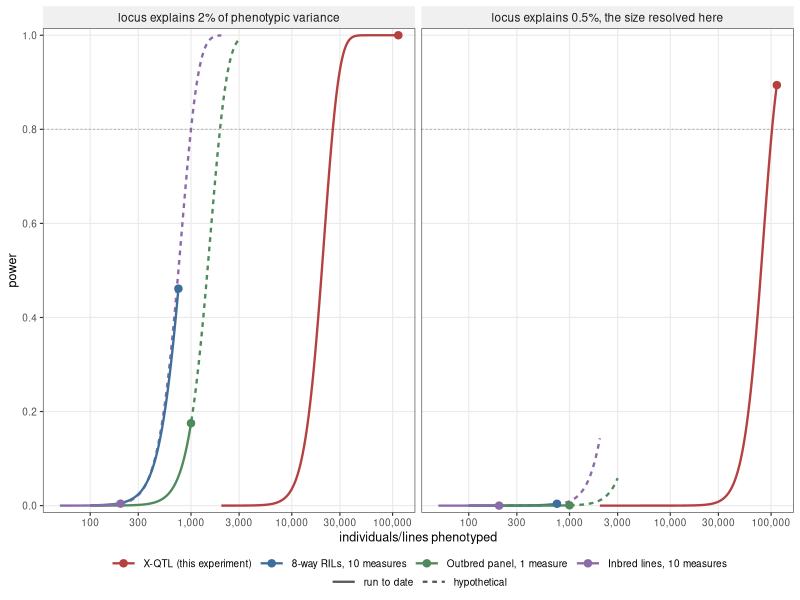

Reproduce this figure in R.
# make_FigS2.R -- power against experiment size, four designs.
#
#   Rscript temp_aging/make_FigS2.R
#
# THE POINT. X-QTL is much LESS efficient per fly than a design that genotypes
# and phenotypes individuals -- pooling and sequencing only the selected tail
# discards what a replicated line mean keeps. Its advantage is that screening
# flies for longevity is cheap and effectively unlimited, so the experiment can
# be two orders of magnitude larger. Each curve therefore stops where that
# design realistically stops:
#
#   solid  = the size these experiments are actually run at
#   dotted = HYPOTHETICAL extension -- nobody has run these, and the figure
#            labels them as such so it cannot be read as a claim that anyone
#            will measure 2,000 inbred lines or genotype 3,000 outbred flies
#     inbred lines  200 -> 2,000   rumoured extension of the panel
#     outbred      1000 -> 3,000   a guess; nothing supports a specific ceiling
#     8-way RILs   no extension    the panel is not expected to exceed 750
#     X-QTL        no extension    114,000 is this experiment, per treatment
#
# Two panels: a locus explaining 2% of individual phenotypic variance, and one
# explaining 0.5% -- the size this experiment actually resolves.
#
# Base population: Vp = 1, h2 = 50%, MAF 0.15 for the two SNP designs. Inbred
# lines and RILs are
# phenotyped 10 times each; inbreeding doubles both the locus variance and the
# unlinked background so those cancel, and the gain is replication cutting Ve.
#
# Thresholds are each design's own genome-wide bar: 0.05/1e6 for the SNP panels,
# 0.05/1e4 for the RIL linkage scan, and the paper's own LWP 7.5 for X-QTL --
# stricter than a Bonferroni over 268 tiles, so X-QTL is handicapped here.

suppressMessages(library(tidyverse))

OUT  <- "temp_aging/FigureS2_plot.png"
LOCI <- c("locus explains 2% of phenotypic variance"    = 0.02,
          "locus explains 0.5%, the size resolved here" = 0.005)
p    <- 0.15; q <- 1-p
Vp   <- 1; h2 <- 0.5; Vg <- h2*Vp; Ve <- Vp-Vg; r <- 10
P_SEL <- 0.05; ibar <- dnorm(qnorm(1-P_SEL))/P_SEL; k <- 2

thr1 <- qchisq(0.05/1e6, 1, lower.tail = FALSE)
thr7 <- qchisq(0.05/1e4, 7, lower.tail = FALSE)
thrX <- qchisq(10^-7.5,  7, lower.tail = FALSE)

# inbreeding doubles the locus variance AND the unlinked background, so those
# cancel in the ratio; the gain is replication cutting Ve
R2_line <- function(Q) { vl <- 2*Q; vb <- 2*(Vg-Q); vl/(vl + vb + Ve/r) }

pow_R2 <- function(n, R2, df, thr) pchisq(thr, df, ncp = n*R2/(1-R2), lower.tail = FALSE)
pow_X  <- function(N, Q, thr) pchisq(thr, 7, ncp = (N*P_SEL)*ibar^2*(100*Q)/(100*k),
                                     lower.tail = FALSE)
curve_for <- function(design, n, Q) switch(design,
  "Outbred panel, 1 measure"  = pow_R2(n, Q/Vp,       1, thr1),
  "Inbred lines, 10 measures" = pow_R2(n, R2_line(Q), 1, thr1),
  "8-way RILs, 10 measures"   = pow_R2(n, R2_line(Q), 7, thr7),
  "X-QTL (this experiment)"   = pow_X(n, Q, thrX))

SPEC <- tribble(
  ~design,                       ~lo,  ~run,   ~reach,
  "Outbred panel, 1 measure",     100,   1000,   3000,
  "Inbred lines, 10 measures",     50,    200,   2000,
  "8-way RILs, 10 measures",      100,    750,    750,
  "X-QTL (this experiment)",     2000, 114000, 114000)

grid <- function(a, b) exp(seq(log(a), log(b), length.out = 400))
d <- map_dfr(names(LOCI), function(lab) {
  Q <- LOCI[[lab]]
  pmap_dfr(SPEC, function(design, lo, run, reach) {
    nn <- sort(unique(c(grid(lo, reach), run)))
    pw <- curve_for(design, nn, Q)              # compute before tibble(), or the
    tibble(locus = lab, design = design, n = nn, power = pw,  # column masks the arg
           part = ifelse(nn <= run, "run", "reach"))
  })
})
pts <- map_dfr(names(LOCI), function(lab) {
  Q <- LOCI[[lab]]
  SPEC %>% transmute(locus = lab, design, n = run,
                     power = map2_dbl(design, run, ~curve_for(.x, .y, Q)))
})

cat("power at the size each design is actually run at:\n")
print(as.data.frame(pts %>% mutate(power = round(power, 4))), row.names = FALSE)

LEV <- c("X-QTL (this experiment)", "8-way RILs, 10 measures",
         "Outbred panel, 1 measure", "Inbred lines, 10 measures")
COL <- c("#B4413F", "#3D6E9C", "#4E8A5B", "#8A6BA8"); names(COL) <- LEV
d   <- d   %>% mutate(design = factor(design, levels = LEV),
                      locus  = factor(locus,  levels = names(LOCI)))
pts <- pts %>% mutate(design = factor(design, levels = LEV),
                      locus  = factor(locus,  levels = names(LOCI)))

g <- ggplot(d, aes(n, power, colour = design)) +
  geom_hline(yintercept = 0.8, linewidth = 0.3, colour = "grey65", linetype = "22") +
  geom_line(aes(linetype = part, group = interaction(design, part)), linewidth = 0.8) +
  geom_point(data = pts, size = 2.2) +
  facet_wrap(~locus, ncol = 2) +
  scale_x_log10(breaks = c(100, 300, 1000, 3000, 10000, 30000, 100000),
                labels = c("100","300","1,000","3,000","10,000","30,000","100,000")) +
  scale_y_continuous(limits = c(0,1), breaks = seq(0,1,0.2), expand = expansion(0.015)) +
  scale_colour_manual(values = COL, name = NULL) +
  scale_linetype_manual(values = c(run = "solid", reach = "22"), name = NULL,
                        breaks = c("run", "reach"),
                        labels = c("run to date", "hypothetical")) +
  labs(x = "individuals/lines phenotyped", y = "power") +
  theme_bw(base_size = 9) +
  theme(panel.grid.minor = element_blank(),
        strip.background = element_rect(fill = "grey94", colour = NA),
        strip.text = element_text(size = 8.5),
        legend.position = "bottom", legend.box = "vertical",
        legend.margin = margin(t = -4), legend.spacing.y = unit(0, "pt"),
        legend.key.width = unit(20, "pt")) +
  guides(colour = guide_legend(order = 1, nrow = 1),
         linetype = guide_legend(order = 2, nrow = 1,
                                 override.aes = list(colour = "grey35")))

ggsave(OUT, g, width = 7.2, height = 3.6, dpi = 300)
cat("\nWrote", OUT, "\n")
